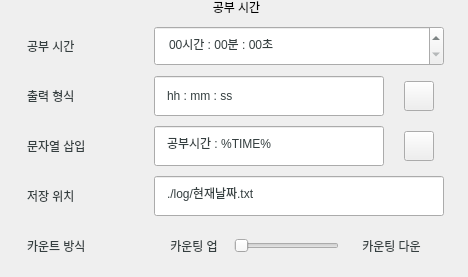
              <widget class="QGroupBox" name="groupBox_3">
               <property name="minimumSize">
                <size>
                 <width>468</width>
                 <height>0</height>
                </size>
               </property>
               <property name="maximumSize">
                <size>
                 <width>468</width>
                 <height>16777215</height>
                </size>
               </property>
               <property name="styleSheet">
                <string notr="true">

QGroupBox  {
    border:0px;
    border-radius: 15px;
	font: 75 15px&quot;Gong Gothic&quot;;
}

QGroupBox::title  {
    font: 20px;
    subcontrol-position: top center;
    padding: 5px 8000px 5px 8000px;
}</string>
               </property>
               <property name="title">
                <string>공부 시간</string>
               </property>
               <layout class="QGridLayout" name="gridLayout_9">
                <property name="topMargin">
                 <number>11</number>
                </property>
                <item row="0" column="0">
                 <layout class="QGridLayout" name="gridLayout_10">
                  <property name="sizeConstraint">
                   <enum>QLayout::SetMaximumSize</enum>
                  </property>
                  <property name="leftMargin">
                   <number>0</number>
                  </property>
                  <property name="topMargin">
                   <number>15</number>
                  </property>
                  <property name="rightMargin">
                   <number>10</number>
                  </property>
                  <property name="spacing">
                   <number>10</number>
                  </property>
                  <item row="4" column="0">
                   <widget class="QLabel" name="label_11">
                    <property name="minimumSize">
                     <size>
                      <width>0</width>
                      <height>40</height>
                     </size>
                    </property>
                    <property name="maximumSize">
                     <size>
                      <width>16777215</width>
                      <height>40</height>
                     </size>
                    </property>
                    <property name="autoFillBackground">
                     <bool>false</bool>
                    </property>
                    <property name="styleSheet">
                     <string notr="true">padding: 10px;;
font: 20px &quot;Gong Gothic&quot;;
color :   #353F40;</string>
                    </property>
                    <property name="text">
                     <string>카운트 방식</string>
                    </property>
                   </widget>
                  </item>
                  <item row="0" column="0">
                   <widget class="QLabel" name="label_9">
                    <property name="minimumSize">
                     <size>
                      <width>0</width>
                      <height>40</height>
                     </size>
                    </property>
                    <property name="maximumSize">
                     <size>
                      <width>16777215</width>
                      <height>40</height>
                     </size>
                    </property>
                    <property name="autoFillBackground">
                     <bool>false</bool>
                    </property>
                    <property name="styleSheet">
                     <string notr="true">padding: 10px;;
font: 20px &quot;Gong Gothic&quot;;
color :   #353F40;</string>
                    </property>
                    <property name="text">
                     <string>공부 시간</string>
                    </property>
                   </widget>
                  </item>
                  <item row="3" column="1" colspan="2">
                   <widget class="QLineEdit" name="study_output_path">
                    <property name="sizePolicy">
                     <sizepolicy hsizetype="Expanding" vsizetype="Fixed">
                      <horstretch>0</horstretch>
                      <verstretch>40</verstretch>
                     </sizepolicy>
                    </property>
                    <property name="minimumSize">
                     <size>
                      <width>0</width>
                      <height>40</height>
                     </size>
                    </property>
                    <property name="autoFillBackground">
                     <bool>false</bool>
                    </property>
                    <property name="styleSheet">
                     <string notr="true">padding: 10px;
font: 75 15px&quot;Gong Gothic&quot;;
color :   #353F40;</string>
                    </property>
                    <property name="text">
                     <string>./log/현재날짜.txt</string>
                    </property>
                    <property name="alignment">
                     <set>Qt::AlignLeading|Qt::AlignLeft|Qt::AlignVCenter</set>
                    </property>
                    <property name="readOnly">
                     <bool>true</bool>
                    </property>
                   </widget>
                  </item>
                  <item row="1" column="2">
                   <layout class="QHBoxLayout" name="horizontalLayout_5">
                    <property name="spacing">
                     <number>0</number>
                    </property>
                    <property name="leftMargin">
                     <number>10</number>
                    </property>
                    <property name="rightMargin">
                     <number>10</number>
                    </property>
                    <item>
                     <widget class="QPushButton" name="study_output_format_reset">
                      <property name="minimumSize">
                       <size>
                        <width>30</width>
                        <height>30</height>
                       </size>
                      </property>
                      <property name="maximumSize">
                       <size>
                        <width>30</width>
                        <height>30</height>
                       </size>
                      </property>
                      <property name="styleSheet">
                       <string notr="true">border-image: url(:/icon/refresh.png);</string>
                      </property>
                      <property name="text">
                       <string/>
                      </property>
                     </widget>
                    </item>
                   </layout>
                  </item>
                  <item row="2" column="2">
                   <layout class="QHBoxLayout" name="horizontalLayout_6">
                    <property name="spacing">
                     <number>0</number>
                    </property>
                    <property name="leftMargin">
                     <number>10</number>
                    </property>
                    <property name="rightMargin">
                     <number>10</number>
                    </property>
                    <property name="bottomMargin">
                     <number>0</number>
                    </property>
                    <item>
                     <widget class="QPushButton" name="study_output_string_reset">
                      <property name="minimumSize">
                       <size>
                        <width>30</width>
                        <height>30</height>
                       </size>
                      </property>
                      <property name="maximumSize">
                       <size>
                        <width>30</width>
                        <height>30</height>
                       </size>
                      </property>
                      <property name="styleSheet">
                       <string notr="true">border-image: url(:/icon/refresh.png);</string>
                      </property>
                      <property name="text">
                       <string/>
                      </property>
                     </widget>
                    </item>
                   </layout>
                  </item>
                  <item row="2" column="1">
                   <widget class="QLineEdit" name="study_output_string">
                    <property name="sizePolicy">
                     <sizepolicy hsizetype="Fixed" vsizetype="Fixed">
                      <horstretch>0</horstretch>
                      <verstretch>0</verstretch>
                     </sizepolicy>
                    </property>
                    <property name="minimumSize">
                     <size>
                      <width>230</width>
                      <height>40</height>
                     </size>
                    </property>
                    <property name="maximumSize">
                     <size>
                      <width>230</width>
                      <height>40</height>
                     </size>
                    </property>
                    <property name="styleSheet">
                     <string notr="true">padding: 10px;
font: 75 15px&quot;Gong Gothic&quot;;
color :   #353F40;</string>
                    </property>
                    <property name="text">
                     <string>공부시간 : %TIME% </string>
                    </property>
                    <property name="alignment">
                     <set>Qt::AlignLeading|Qt::AlignLeft|Qt::AlignVCenter</set>
                    </property>
                   </widget>
                  </item>
                  <item row="3" column="0">
                   <widget class="QLabel" name="st_user_week_3">
                    <property name="minimumSize">
                     <size>
                      <width>130</width>
                      <height>40</height>
                     </size>
                    </property>
                    <property name="maximumSize">
                     <size>
                      <width>130</width>
                      <height>40</height>
                     </size>
                    </property>
                    <property name="styleSheet">
                     <string notr="true">padding: 10px;;
font: 20px &quot;Gong Gothic&quot;;
color :   #353F40;</string>
                    </property>
                    <property name="text">
                     <string>저장 위치</string>
                    </property>
                   </widget>
                  </item>
                  <item row="1" column="1">
                   <widget class="QLineEdit" name="study_output_format">
                    <property name="sizePolicy">
                     <sizepolicy hsizetype="Fixed" vsizetype="Fixed">
                      <horstretch>0</horstretch>
                      <verstretch>0</verstretch>
                     </sizepolicy>
                    </property>
                    <property name="minimumSize">
                     <size>
                      <width>200</width>
                      <height>40</height>
                     </size>
                    </property>
                    <property name="maximumSize">
                     <size>
                      <width>230</width>
                      <height>40</height>
                     </size>
                    </property>
                    <property name="styleSheet">
                     <string notr="true">padding: 10px;
font: 75 15px&quot;Gong Gothic&quot;;
color :   #353F40;</string>
                    </property>
                    <property name="text">
                     <string>hh : mm : ss</string>
                    </property>
                    <property name="alignment">
                     <set>Qt::AlignLeading|Qt::AlignLeft|Qt::AlignVCenter</set>
                    </property>
                   </widget>
                  </item>
                  <item row="1" column="0">
                   <widget class="QLabel" name="st_user_name_3">
                    <property name="minimumSize">
                     <size>
                      <width>130</width>
                      <height>40</height>
                     </size>
                    </property>
                    <property name="maximumSize">
                     <size>
                      <width>130</width>
                      <height>40</height>
                     </size>
                    </property>
                    <property name="autoFillBackground">
                     <bool>false</bool>
                    </property>
                    <property name="styleSheet">
                     <string notr="true">padding: 10px;;
font: 20px &quot;Gong Gothic&quot;;
color :   #353F40;</string>
                    </property>
                    <property name="text">
                     <string>출력 형식</string>
                    </property>
                    <property name="margin">
                     <number>0</number>
                    </property>
                   </widget>
                  </item>
                  <item row="2" column="0">
                   <widget class="QLabel" name="st_user_address_3">
                    <property name="minimumSize">
                     <size>
                      <width>130</width>
                      <height>40</height>
                     </size>
                    </property>
                    <property name="maximumSize">
                     <size>
                      <width>130</width>
                      <height>40</height>
                     </size>
                    </property>
                    <property name="styleSheet">
                     <string notr="true">padding: 10px;;
font: 20px &quot;Gong Gothic&quot;;
color :   #353F40;</string>
                    </property>
                    <property name="text">
                     <string>문자열 삽입</string>
                    </property>
                   </widget>
                  </item>
                  <item row="0" column="1" colspan="2">
                   <widget class="QTimeEdit" name="studytime_edit">
                    <property name="minimumSize">
                     <size>
                      <width>0</width>
                      <height>40</height>
                     </size>
                    </property>
                    <property name="maximumSize">
                     <size>
                      <width>16777215</width>
                      <height>40</height>
                     </size>
                    </property>
                    <property name="styleSheet">
                     <string notr="true">padding: 10px;
font: 75 15px&quot;Gong Gothic&quot;;
color :   #353F40;</string>
                    </property>
                    <property name="displayFormat">
                     <string>HH시간 : mm분 : ss초</string>
                    </property>
                   </widget>
                  </item>
                  <item row="4" column="1" colspan="2">
                   <layout class="QHBoxLayout" name="horizontalLayout_9">
                    <property name="spacing">
                     <number>0</number>
                    </property>
                    <property name="sizeConstraint">
                     <enum>QLayout::SetFixedSize</enum>
                    </property>
                    <item>
                     <widget class="QLabel" name="label_13">
                      <property name="sizePolicy">
                       <sizepolicy hsizetype="Preferred" vsizetype="Fixed">
                        <horstretch>0</horstretch>
                        <verstretch>0</verstretch>
                       </sizepolicy>
                      </property>
                      <property name="minimumSize">
                       <size>
                        <width>80</width>
                        <height>0</height>
                       </size>
                      </property>
                      <property name="styleSheet">
                       <string notr="true">padding: 10px;
font: 75 15px&quot;Gong Gothic&quot;;
color :   #353F40;</string>
                      </property>
                      <property name="text">
                       <string>카운팅 업</string>
                      </property>
                      <property name="alignment">
                       <set>Qt::AlignCenter</set>
                      </property>
                     </widget>
                    </item>
                    <item>
                     <widget class="QSlider" name="study_slider">
                      <property name="maximum">
                       <number>1</number>
                      </property>
                      <property name="orientation">
                       <enum>Qt::Horizontal</enum>
                      </property>
                     </widget>
                    </item>
                    <item>
                     <widget class="QLabel" name="label_14">
                      <property name="sizePolicy">
                       <sizepolicy hsizetype="Expanding" vsizetype="Fixed">
                        <horstretch>0</horstretch>
                        <verstretch>0</verstretch>
                       </sizepolicy>
                      </property>
                      <property name="minimumSize">
                       <size>
                        <width>80</width>
                        <height>0</height>
                       </size>
                      </property>
                      <property name="styleSheet">
                       <string notr="true">padding: 10px;
font: 75 15px&quot;Gong Gothic&quot;;
color :   #353F40;</string>
                      </property>
                      <property name="text">
                       <string>카운팅 다운</string>
                      </property>
                      <property name="alignment">
                       <set>Qt::AlignCenter</set>
                      </property>
                     </widget>
                    </item>
                   </layout>
                  </item>
                 </layout>
                </item>
               </layout>
              </widget>
